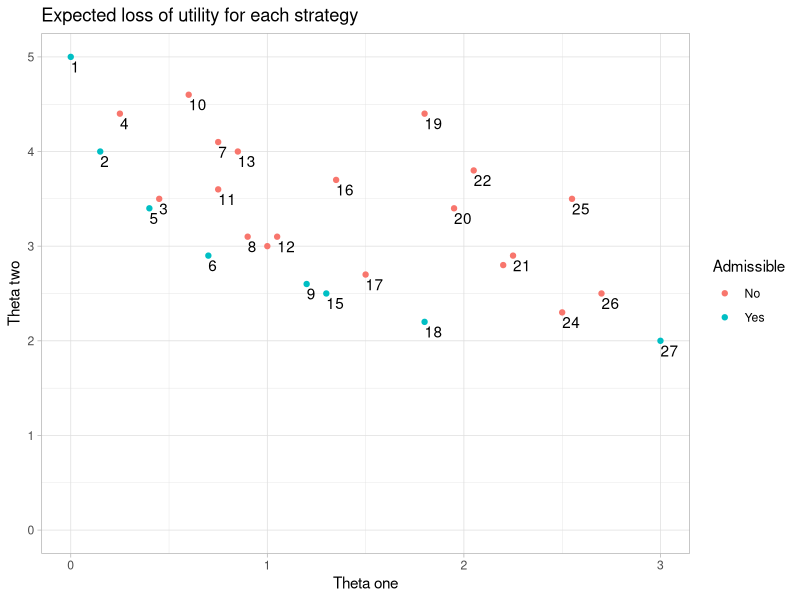

The R script that drew this image:
## ---- chunk 1
knitr::opts_chunk$set(echo = TRUE)
## ---- chunk 2
suppressPackageStartupMessages(library(ggplot2))
suppressPackageStartupMessages(library(tidyverse))
## ---- chunk 3
## Mr. Nelson's Loss of Utility l(sigma,alpha) from (pg. 120,table 5.1)
sigma_one <- c(0,1,3)
sigma_two <- c(5,3,2)
Loss_table <- as.data.frame(t(data.frame(sigma_one,sigma_two))) |> 
  rename(a1 = V1, a2 = V2, a3 = V3)

## Weather indication probabilities Table (p121 table 5.2)
sigma_one <- c(0.6,0.25,0.15)
sigma_two <- c(0.2,0.3,0.5)
Weather_table <- as.data.frame(t(data.frame(sigma_one,sigma_two))) |> 
  rename(State_1 = V1, State_2 = V2, State_3 = V3)

## Strategy Table (p121 table 5.3)
Strategy <- as.character(1:27)
x_1 <- c(rep("a1",9),rep("a2",9),rep("a3",9))
x_2 <- rep(c(rep("a1",3), rep("a2",3),rep("a3",3)),3)
x_3 <- rep(c("a1","a2","a3"),9)
Strategy_Table <- data.frame(Strategy,x_1,x_2,x_3)

remove(sigma_one,sigma_two,x_1,x_2,x_3,Strategy)
## ---- chunk 4

# dfs used to assemble action tables--------------------------------------
a1_count <- function(column){a <- str_count(column,"a1")}
a1_df <- as.data.frame(lapply(Strategy_Table[,2:4],a1_count))

a2_count <- function(column){b <- str_count(column,"a2")}
a2_df <- as.data.frame(lapply(Strategy_Table[,2:4],a2_count))

a3_count <- function(column){c <- str_count(column,"a3")}
a3_df <- as.data.frame(lapply(Strategy_Table[,2:4],a3_count))
# ------------------------------------------------------------------------

# setting up classes in order to do matrix multiplication
tw <- as.matrix(t(Weather_table))
a1_df <- as.matrix(a1_df)
a2_df <- as.matrix(a2_df)
a3_df <- as.matrix(a3_df)

# matrix multiplication
tA1 <- t(a1_df %*% tw)
tA2 <- t(a2_df %*% tw)
tA3 <- t(a3_df %*% tw)

EL_calc <- function(strategy){ ### for any strategy 1-27, calculates the EL for sit. 1 and 2
  Action_Probability_Table <- data.frame(p_action1 = tA1[,strategy],
                            p_action2 = tA2[,strategy],
                            p_action3 = tA3[,strategy])*Loss_table
  Action_Probability_Table$EL <- rowSums(Action_Probability_Table)
  EL <- Action_Probability_Table[,4]
  EL
}

# Table 5.4
Loss_of_Utility_Table <- as.data.frame(lapply(1:27, EL_calc))
rownames(Loss_of_Utility_Table) <- c("theta_one","theta_two")
colnames(Loss_of_Utility_Table) <- 


### setting up table for plot
Loss_of_Utility_Table_Trans <- as.data.frame(t(Loss_of_Utility_Table)) |> 
  rename(EL_Theta_One=theta_one,EL_Theta_Two=theta_two) |> 
  mutate(StrategyNumber = 1:27)
row.names(Loss_of_Utility_Table_Trans) <- 1:27

Admissible_Strategies <- Loss_of_Utility_Table_Trans[c(1,2,5,6,9,15,18,27),]

Loss_of_Utility_Table_Trans$Admissible <- as.factor(ifelse(Loss_of_Utility_Table_Trans$StrategyNumber %in% Admissible_Strategies$StrategyNumber,"Yes","No"))


Plot_Loss <- ggplot(Loss_of_Utility_Table_Trans,aes(EL_Theta_One,EL_Theta_Two))+
  geom_point(aes(color=Admissible))+
  xlim(0,NA)+
  ylim(0,NA)+
  labs(title = "Expected loss of utility for each strategy",
       x = "Theta one",
       y = "Theta two")+
  geom_text(label=rownames(Loss_of_Utility_Table_Trans),
            hjust = 0,
            vjust = 1.3,
            check_overlap = T)+
  theme_light()
# help from https://r-graph-gallery.com/275-add-text-labels-with-ggplot2.html

Plot_Loss


## ---- chunk 5
#using function above
EL_calc(10)

strategy <- 10

#pasted from first part in function above
Action_Probability_Table <- data.frame(p_action1 = tA1[,strategy],
                            p_action2 = tA2[,strategy],
                            p_action3 = tA3[,strategy])*Loss_table
  
Action_Probability_Table
## ---- chunk 6
#??
ran_digits <- runif(10,min=10,max=100) |> round()

## ---- chunk 7
#just rounded all the prob tables?
## ---- chunk 8

